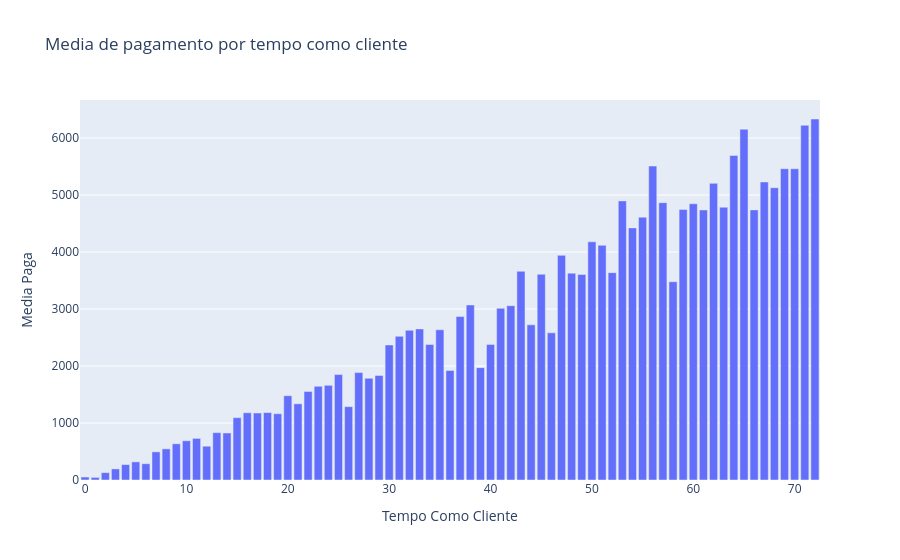

The notebook cell this image was saved under:
### Markdown cell above
### Aqui Notamos que na maior parte dos casos o valor pago aumenta com o tempo de permanencia do cliente

### Code cell
# Relação entre tempo como cliente e total pago

media_paga_por_tempo = df.groupby('Tempo_como_Cliente')['Total_Pago'].median().reset_index()
fig = px.bar(media_paga_por_tempo,x='Tempo_como_Cliente',y='Total_Pago',title='Media de pagamento por tempo como cliente',
             labels={'Total_Pago':'Media Paga','Tempo_como_Cliente':'Tempo Como Cliente'})
fig.show()

### Figure 1 — Plotly figure (JSON) as saved in the notebook; plotly's stock layout.template omitted (floating-point values rounded to 4 significant figures)
{"data": [{"hovertemplate": "Tempo Como Cliente=%{x}<br>Media Paga=%{y}<extra></extra>", "legendgroup": "", "marker": {"color": "#636efa", "pattern": {"shape": ""}}, "name": "", "orientation": "v", "showlegend": false, "textposition": "auto", "type": "bar", "x": [0, 1, 2, 3, 4, 5, 6, 7, 8, 9, 10, 11, 12, 13, 14, 15, 16, 17, 18, 19, 20, 21, 22, 23, 24, 25, 26, 27, 28, 29, 30, 31, 32, 33, 34, 35, 36, 37, 38, 39, 40, 41, 42, 43, 44, 45, 46, 47, 48, 49, 50, 51, 52, 53, 54, 55, 56, 57, 58, 59, 60, 61, 62, 63, 64, 65, 66, 67, 68, 69, 70, 71, 72], "xaxis": "x", "y": [52.55, 45.95, 129.2, 194.9, 270.7, 318.1, 286.0, 493.6, 546.5, 635.6, 688.6, 730.0, 593.0, 830.6, 824.9, 1094.0, 1180.0, 1176.0, 1183.0, 1163.0, 1479.0, 1337.0, 1554.0, 1644.0, 1660.0, 1849.0, 1286.0, 1884.0, 1786.0, 1834.0, 2369.0, 2521.0, 2626.0, 2651.0, 2378.0, 2636.0, 1921.0, 2868.0, 3072.0, 1971.0, 2379.0, 3012.0, 3058.0, 3662.0, 2722.0, 3610.0, 2581.0, 3942.0, 3629.0, 3607.0, 4179.0, 4118.0, 3638.0, 4897.0, 4423.0, 4611.0, 5508.0, 4865.0, 3479.0, 4747.0, 4847.0, 4738.0, 5204.0, 4786.0, 5693.0, 6154.0, 4739.0, 5229.0, 5128.0, 5462.0, 5460.0, 6224.0, 6333.0], "yaxis": "y"}], "layout": {"barmode": "relative", "legend": {"tracegroupgap": 0}, "title": {"text": "Media de pagamento por tempo como cliente"}, "xaxis": {"anchor": "y", "domain": [0, 1], "title": {"text": "Tempo Como Cliente"}}, "yaxis": {"anchor": "x", "domain": [0, 1], "title": {"text": "Media Paga"}}}}
